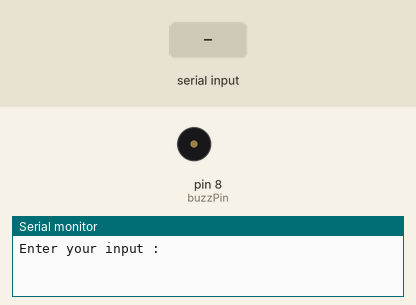
Recording of a sketch running on a simulated Arduino Uno, built with avr-gcc and run on an emulated ATmega328P. Shown: buzzer (waves = sounding, pin HIGH), the last lines printed to the serial monitor. The test bench sets the inputs (shaded band).

Above: at 1.2 s.
1.3 s: "90,45\n" received over Serial
At 2.0 s:
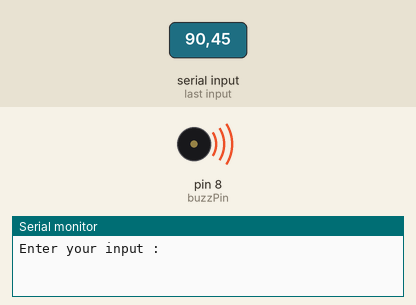
4.3 s: "30,150\n" received over Serial
At 10.5 s:
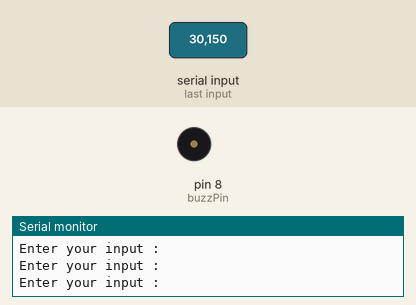
Timing chart, 0 to 12.0 s (numbered marks = the images above; inputs shaded):
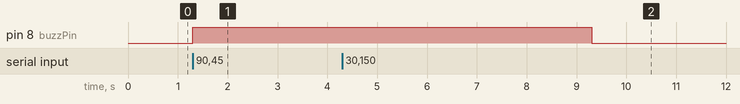

The sketch:

Buzz.ino
```cpp
int myNum;
int buzzPin = 8;
String msg = "Enter your input : ";
void setup() {
  // put your setup code here, to run once:
  Serial.begin(9600);
  pinMode(buzzPin , OUTPUT);
}

void loop() {
  // put your main code here, to run repeatedly:
  Serial.println(msg);
  while(Serial.available() == 0)
  {

  }
  myNum = Serial.parseInt();
  if(myNum > 10){
    digitalWrite(buzzPin , HIGH);
    delay(2000);
    digitalWrite(buzzPin , LOW);
  }
}
```

Measured:
- after the input at 1.3 s, pin 8 (buzzPin): LOW → HIGH at once
- after the input at 4.3 s, pin 8 (buzzPin): HIGH → LOW after 5.0 s instead of 1.0 s
